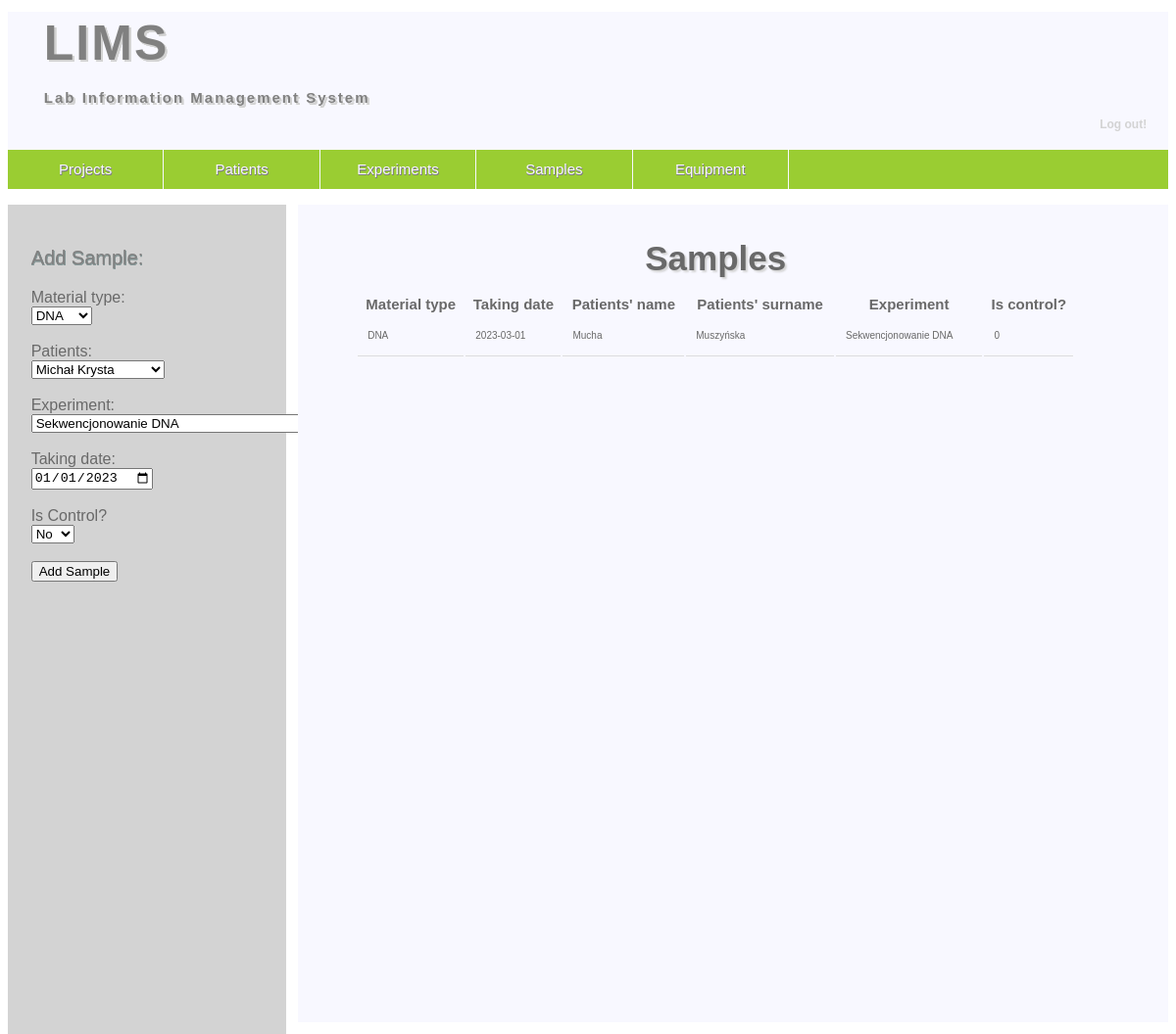
Screenshot of /PHP-scripts/samples.php (signed in) with the database file from the repository.
### tables this page shows
CREATE TABLE `samples` (
  `idsamples` int(11) NOT NULL,
  `taking_date` date NOT NULL,
  `control` tinyint(4) NOT NULL,
  `patients_idpatient` int(11) NOT NULL,
  `experiments_idexperiments` int(11) NOT NULL,
  `material_of_sample_idmaterial_of_sample` int(11) NOT NULL
);

CREATE TABLE `material_of_sample` (
  `idmaterial_of_sample` int(11) NOT NULL,
  `name` varchar(45) NOT NULL
);

CREATE TABLE `patients` (
  `idpatient` int(11) NOT NULL,
  `name` varchar(45) NOT NULL,
  `surname` varchar(45) NOT NULL,
  `phone_number` varchar(15) NOT NULL,
  `email` varchar(45) NOT NULL,
  `addresses_idadresses` int(11) NOT NULL,
  `sex_idtable1` int(11) NOT NULL
);

CREATE TABLE `experiments` (
  `idexperiments` int(11) NOT NULL,
  `name` varchar(45) NOT NULL,
  `description` varchar(45) NOT NULL,
  `execution_date` date NOT NULL,
  `id_executor` int(11) NOT NULL,
  `result` longtext NOT NULL,
  `projects_idprojects` int(11) NOT NULL,
  `method_of_experiment_idmethod_of_experiment` int(11) NOT NULL,
  `used_equipment` int(11) DEFAULT NULL
);

### PHP-scripts/samples.php (the view, shortened to what this page needs)
<?php
	require_once 'connect.php';
	$conn = @new mysqli($servername, $username, $password, $dbname);
	mysqli_set_charset($conn, "utf8");
?>
 <!DOCTYPE html>
 <html>
 <head>
	<link rel="stylesheet" href="style.css" type="text/css" />
 </head>
 <body>
	<header>
		<h1 class="logo">LIMS</h1>
		<h4 class="logo">Lab Information Management System <p class="out"> <a href="logout.php">Log out!</a></p>
		</h4>
		<nav>
			<ul class="menu">
			<li><a href="projects.php">Projects</a></li>
			<li><a href="patients.php">Patients</a></li>
			<li><a href="experiments.php">Experiments</a></li>
			<li><a href="samples.php">Samples</a></li>
			<li><a href="equipment.php">Equipment</a></li>
			</ul>
		</nav>
	</header>
	<main>
		<section class="content">
		<p class="content_title"> Add Sample: </p>
		<form action="add_sample.php" method="POST">
        	<?php
			class DropDown{
				public function getDropdownOptions($tableName, $valueColumn, $textColumn, $conn) {
					$query = "SELECT $valueColumn, $textColumn FROM $tableName;";
					$result = mysqli_query($conn,$query);
					$options = '';
					while ($row = $result->fetch_assoc()) {
						$value = $row[$valueColumn];
						$text = $row[$textColumn];
						$options .= "<option value='$value'>$text</option>";
					}
					return $options;
				}
			}
			$dropDown = new DropDown();
			$MatrialType = $dropDown -> getDropdownOptions("material_of_sample","idmaterial_of_sample",
			"name",$conn);
			$PatientsName = $dropDown -> getDropdownOptions("patients","idpatient",
			'CONCAT(name," ",surname)',$conn);
			$Experiment = $dropDown -> getDropdownOptions("experiments","idexperiments",
			"name",$conn);
			?>
			<label for="materialType">Material type:</label><br>
			<select name="materialType" id="materialType" required>
				<?php echo $MatrialType ?>
			</select><br><br>
			<label for="patientsName">Patients:</label><br>
			<select name="patientsName" id="patientsName" required>
				<?php echo $PatientsName ?>
			</select><br><br>
			<label for="experiment">Experiment:</label><br>
			<select name="experiment" id="esperiment" required>
				<?php echo $Experiment?>
			</select><br><br>
        	<label for="takingDate">Taking date:</label><br>
        	<input type="date" name="takingDate" id="takingDate" value = "2023-01-01"/><br><br>
			<lable for="isControl">Is Control?</label><br>
			<select name="isControl" id="isControl">
				<option value="0">No</option>
			</select><br><br>
        	<input type="submit" value="Add Sample">
    </form>
		</section>
		<section class="results">
		<table style="white-space: nowrap;";>
		<caption style="font-size:35px;padding-bottom:15px;text-shadow: 2px 2px 2px lightgrey; ";> <b>Samples</b> </caption>
			<thead>
				<tr>
				<th>Material type</th>
				<th>Taking date</th>
				<th>Patients' name</th>
				<th>Patients' surname</th>
				<th>Experiment</th>
				<th>Is control?</th>
				</tr>
			</thead>
			<tbody>
		<?php
			$q = "SELECT material_of_sample.name AS material, taking_date, patients.name, patients.surname, experiments.name AS eks, control FROM `samples` INNER JOIN patients ON patients_idpatient = idpatient INNER JOIN experiments ON experiments_idexperiments = idexperiments INNER JOIN material_of_sample ON material_of_sample_idmaterial_of_sample = idmaterial_of_sample;";
			$result = $conn->query($q);
			while($row = mysqli_fetch_row($result))
			{
				echo "<tr>";
				foreach($row as $col)
				{
					echo "<td>$col</td>";
				}
			}
			echo "</tr>";
		?>
		</tbody>
		</table>
		</section>
	</main>
 </body>
 </html>

### style/style.css (style rules this page uses)
header { font-family: Arial, Helvetica, sans-serif; width: 100%; margin-left: auto; margin-right: auto; background-color: ghostwhite; min-height: 15%; }
h1.logo { color: grey; padding: 3px 10px 3px 25px; margin: 1%; font-size: 50px; letter-spacing: 2px; text-shadow: 2px 2px 0.5px lightgrey, 2px 2px 0.5px lightgrey, 2px 2px 0.5px lightgrey, 2px 2px 0.5px lightgrey; }
h4.logo { color: grey; padding: 3px 10px 3px 25px; margin: 1%; font-size: 15px; letter-spacing: 2px; text-shadow: 2px 2px 0.5px lightgrey, 2px 2px 0.5px lightgrey, 2px 2px 0.5px lightgrey, 2px 2px 0.5px lightgrey; }
p.out { text-align: right; font-size: 12px; text-shadow: none; padding-bottom:0; margin-bottom:0; letter-spacing: 0; }
header a { color: lightgrey; text-decoration: none; }
nav { background-color: yellowgreen; }
.menu { padding-left: 0; list-style-type: none; background-color: yellowgreen; min-height: 40px; line-height: 250%; color: ghostwhite; text-shadow: 0.5px 0.5px 0px grey, 0.5px 0.5px 0px grey, 0.5px 0.5px 0px grey, 0.5px 0.5px 0px grey; }
.menu > li { font-size: 15px; text-align:center; float: left; padding-left: 20px; padding-right: 20px; border-right: 1px solid ghostwhite; width: 10%; }
.menu a { color: ghostwhite; text-decoration: none; }
main { font-family: Arial, Helvetica, sans-serif; width: 100%; margin: auto; margin-left: auto; margin-right: auto; min-height: 80%; }
.content { float: left; width: 20%; padding: 2%; background-color: lightgrey; color: dimgrey; min-height: 800px; margin: auto; margin-right: 1%; }
p.content_title { font-size: 20px; color: #808080; text-shadow: 0.5px 0.5px 0px #889999, 0.5px 0.5px 0px #889999, 0.5px 0.5px 0px #889999, 0.5px 0.5px 0px #889999; }
.results { background-color: ghostwhite; color: dimgrey; float: left; width: 62%; padding-left: 5%; padding-right: 8%; padding-top: 3%; min-height: 800px; margin:auto; overflow-x:auto; }
.results > table { width:100%; font-size: 15px; text-align: center; margin-left: 0; margin-right: auto; }
.results > table > th , td { border-bottom: 1px solid #ddd; padding-top : 15px; padding-bottom : 15px; padding-left: 10px; padding-right: 10px; white-space: nowrap; min-width: 40px; max-width:50%; font-size: 10px; }
.long > th,td { white-space:normal; text-align:left; }

### rows the page displays
samples: material_of_sample_idmaterial_of_sample.name "DNA", taking_date "2023-03-01", patients.name "Mucha", patients.surname "Muszyńska", experiments.name "Sekwencjonowanie DNA", control "0"

### other values shown
form field materialType "DNA"
form field patientsName "Michał Krysta"
form field experiment "Sekwencjonowanie DNA"
